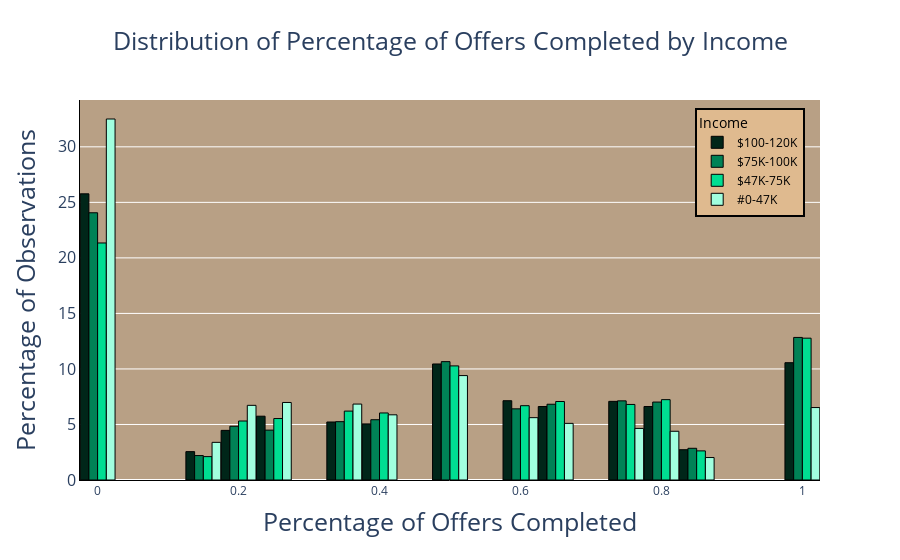

Notebook code cell kept with this figure:
### Markdown cell above
### Low income have a greater percentage chance of not completed an offer or only completing small percentage of offers

### Code cell
fig = px.histogram(G.sort_values('income_cluster'), x = 'percent_completed' ,color = 'income_cluster', color_discrete_sequence=dcs,nbins=25,
                  title = 'Distribution of Percentage of Offers Completed by Income',
                   histnorm = 'percent',
                   barmode = 'group',
                   labels = {
                       'income_cluster':'Income'
                   }
                  )
fig.update_layout(
    xaxis_title = 'Percentage of Offers Completed',
    yaxis_title = 'Percentage of Observations',
    title_x=0.5,
    plot_bgcolor = backgroundColor,
    title_font = dict(size = 25),
    bargap = 0.01,

    yaxis = dict(
        tickfont = dict(size=16),
        titlefont = dict(size = 25),
        linecolor = 'black',
    

    ),
    xaxis = dict(
        tickfont = dict(size=12),
        titlefont = dict(size =25),
        linecolor = 'black'  ,
   
    ),
    legend=dict(
        yanchor='top',
        y = .98,
        xanchor='right',
        x = 0.98,
        bgcolor = '#DFBA8F',
        bordercolor = 'black',
        borderwidth = 2,
        font = dict(
            color = 'black'
        )
    )   
)
fig.update_traces(
    marker_line_width=1,
    marker_line_color="black"

)
newnames = {'0':'$100-120K', '1':'$75K-100K', '2':'$47K-75K', '3':'#0-47K'}
fig.for_each_trace(lambda t: t.update(name = newnames[t.name],
                                       legendgroup = newnames[t.name],
                                       hovertemplate = t.hovertemplate.replace(t.name, newnames[t.name])
                                      )
                   )

### Figure 1 — Plotly figure (JSON) as saved in the notebook; plotly's stock layout.template omitted (floating-point values rounded to 4 significant figures; data arrays with more than 128 entries replaced by an {"elided": "..."} marker saying what was removed)
{"data": [{"alignmentgroup": "True", "bingroup": "x", "histnorm": "percent", "hovertemplate": "Income=$100-120K<br>percent_completed=%{x}<br>percent=%{y}<extra></extra>", "legendgroup": "$100-120K", "marker": {"color": "#002619", "line": {"color": "black", "width": 1}, "pattern": {"shape": ""}}, "name": "$100-120K", "nbinsx": 25, "offsetgroup": "0", "orientation": "v", "showlegend": true, "type": "histogram", "x": {"elided": "1723 float values"}, "xaxis": "x", "yaxis": "y"}, {"alignmentgroup": "True", "bingroup": "x", "histnorm": "percent", "hovertemplate": "Income=$75K-100K<br>percent_completed=%{x}<br>percent=%{y}<extra></extra>", "legendgroup": "$75K-100K", "marker": {"color": "#008256", "line": {"color": "black", "width": 1}, "pattern": {"shape": ""}}, "name": "$75K-100K", "nbinsx": 25, "offsetgroup": "1", "orientation": "v", "showlegend": true, "type": "histogram", "x": {"elided": "4588 float values"}, "xaxis": "x", "yaxis": "y"}, {"alignmentgroup": "True", "bingroup": "x", "histnorm": "percent", "hovertemplate": "Income=$47K-75K<br>percent_completed=%{x}<br>percent=%{y}<extra></extra>", "legendgroup": "$47K-75K", "marker": {"color": "#00de92", "line": {"color": "black", "width": 1}, "pattern": {"shape": ""}}, "name": "$47K-75K", "nbinsx": 25, "offsetgroup": "2", "orientation": "v", "showlegend": true, "type": "histogram", "x": {"elided": "7173 float values"}, "xaxis": "x", "yaxis": "y"}, {"alignmentgroup": "True", "bingroup": "x", "histnorm": "percent", "hovertemplate": "Income=#0-47K<br>percent_completed=%{x}<br>percent=%{y}<extra></extra>", "legendgroup": "#0-47K", "marker": {"color": "#a1ffdf", "line": {"color": "black", "width": 1}, "pattern": {"shape": ""}}, "name": "#0-47K", "nbinsx": 25, "offsetgroup": "3", "orientation": "v", "showlegend": true, "type": "histogram", "x": {"elided": "3510 float values"}, "xaxis": "x", "yaxis": "y"}], "layout": {"bargap": 0.01, "barmode": "group", "legend": {"bgcolor": "#DFBA8F", "bordercolor": "black", "borderwidth": 2, "font": {"color": "black"}, "title": {"text": "Income"}, "tracegroupgap": 0, "x": 0.98, "xanchor": "right", "y": 0.98, "yanchor": "top"}, "plot_bgcolor": "#B8A085", "title": {"font": {"size": 25}, "text": "Distribution of Percentage of Offers Completed by Income", "x": 0.5}, "xaxis": {"anchor": "y", "domain": [0, 1], "linecolor": "black", "tickfont": {"size": 12}, "title": {"font": {"size": 25}, "text": "Percentage of Offers Completed"}}, "yaxis": {"anchor": "x", "domain": [0, 1], "linecolor": "black", "tickfont": {"size": 16}, "title": {"font": {"size": 25}, "text": "Percentage of Observations"}}}}
